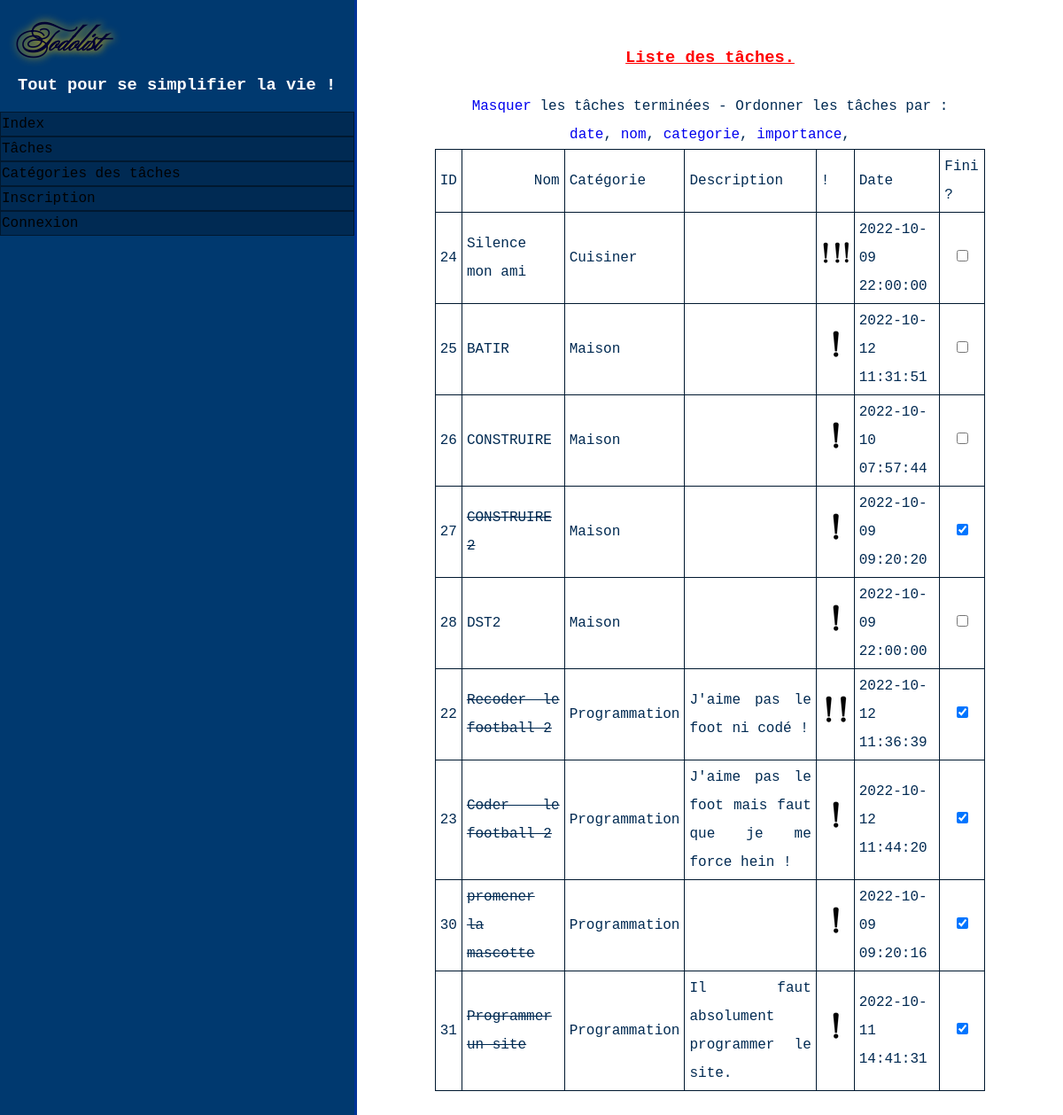
Page /?order_by=categorie on the committed database.
### tables this page shows
CREATE TABLE `taches` (
  `id` int(11) NOT NULL,
  `id_categorie` int(11) NOT NULL,
  `nom_tache` varchar(200) NOT NULL,
  `description` text NOT NULL,
  `date` timestamp NOT NULL DEFAULT current_timestamp() ON UPDATE current_timestamp(),
  `rappel` timestamp NULL DEFAULT NULL,
  `importance` tinyint(4) NOT NULL,
  `complete` tinyint(1) NOT NULL DEFAULT 0
);

CREATE TABLE `categories` (
  `id` int(11) NOT NULL,
  `categorie` varchar(100) NOT NULL
);

### includes/php/include_index.php (the view, shortened to what this page needs)
<?php
$where_complete = '';
function taches_date($pdo)
{
	$sql_exec = [];
	$where = '';
	$key_order = 'nom';
	if(isset($_GET['order_by']))
	{
		if(array_key_exists($_GET['order_by'], ORDER_ARRAY))
		{
			$key_order = $_GET['order_by'];
		}
	}
	$order_by = ORDER_ARRAY[$key_order];
	$sql_q = 'SELECT taches.*, DATE_FORMAT(taches.date,"%d/%m/%Y") AS `french_date`,'
	. ' categories.categorie FROM taches'
	. ' LEFT JOIN categories'
	. ' ON categories.id = taches.id_categorie'
	. ' ' . $where
	. ' GROUP BY taches.id '
	. ' ORDER BY ' . $order_by . ' ' . $_COOKIE['ASC'];
    $sth = $pdo->prepare($sql_q);
	$sth->execute($sql_exec);
	$taches = $sth->fetchAll();
    $desc_taches = '';
	foreach ($taches as $row) {
		$class_s = "";
		if($row['complete'] == 1)
		{
			$class_s = 'class="barrer"';
		}
		$desc_taches .= '<tr>' . PHP_EOL
		. '<td>' . $row['id'].'</td>' . PHP_EOL
		. '<td id="titre_tache' . $row['id'].'" ' . $class_s . '>' . htmlentities($row['nom_tache']).  '</td>'
		. PHP_EOL . '<td>' .htmlentities($row['categorie']) . '</td>' . PHP_EOL
		. '<td class="description">' . htmlentities($row['description']) . '</td>' . PHP_EOL
		. '<td class="importance">';
		for($i=1;$i<=3;$i++)
		{
			if(($i == 1 and !in_array($row['importance'], range(1,3))) or $i == $row['importance'])
			{
				$desc_taches .= '<img src="img/im' . str_repeat("p", $i) . '.png" alt="' . str_repeat('très', $i-1) . ' important"/>';
			}
		}
		$ck_termine = '';
		if($row['complete'] == 1)
			$ck_termine = 'checked';
		$desc_taches .= '</td>' . PHP_EOL
		. '<td>' . $row['date'] . '</td>' . PHP_EOL
		. '<td class="termine_tache"><input type="checkbox" id="termine'
		. strval($row['id']) . '" onclick="BarrerTexte(' . $row['id']. ')"'
		. $ck_termine . '/></td>' . PHP_EOL
		. '</tr>' . PHP_EOL ;
	}
    return $desc_taches;
}
?>

### www/css/design.css (style rules this page uses)
html, body { height: 100%; margin: 0; }
header { padding: 0; margin: 0; }
table, tr, td { border: 1px solid #00182F; color: #002A52; border-collapse: collapse; }
tr, td { padding: 3px 5px 3px 5px; }
a { text-decoration: none; }
.importance { text-align: center; margin: 2px 5px 2px 5px; }
.termine_tache { text-align: center; }
.barrer { text-decoration: line-through; }
.page { padding: 0; margin: 0; display: flex; flex-direction: row; min-height: 100%; }
.page > div.menu { background-color: #00396F; width: 400px; color: white; }
h1 { color: #000033; text-shadow: #FC0 1px 0 10px; font-family: 'balletregular', "Lucida Console", "Courier New", monospace; padding: 10px 20px 0px 20px; }
.menu h3 { color: white; font-family: 'martelheavy', "Lucida Console", "Courier New", monospace; padding: 0px 20px; }
#menu { width: 100%; overflow: auto; }
ul { margin: 0; padding: 0; white-space: nowrap; }
ul li { color: #4E759B; background-color: #002A53; margin: 0; padding: 0; width: calc(100%-7px); }
ul > li > a { font-family: 'martelheavy', "Lucida Console", "Courier New", monospace; color: #000204; background-color: #002A53; border: 1px solid #00182F; text-decoration: none; display: inline-block; box-sizing: border-box; width: 100%; margin: 0; padding: 4px 1px; }
.texte { width: calc(100%-5px); flex: 1; display: block; padding: 0px 5px; color: #002A53; border-left: 3px solid #003399; padding: 10px; background-color: #FFFFFF; text-align: justify; font-family: 'martelheavy', "Lucida Console", "Courier New", monospace; color: #000033; line-height: 2; }

### rows in the picture
taches: id "24", nom_tache "Silence mon ami", id_categorie.categorie "Cuisiner", date "2022-10-09 22:00:00"
taches: id "25", nom_tache "BATIR", id_categorie.categorie "Maison", date "2022-10-12 11:31:51"
taches: id "26", nom_tache "CONSTRUIRE", id_categorie.categorie "Maison", date "2022-10-10 07:57:44"
taches: id "27", nom_tache "CONSTRUIRE 2", id_categorie.categorie "Maison", date "2022-10-09 09:20:20"
taches: id "28", nom_tache "DST2", id_categorie.categorie "Maison", date "2022-10-09 22:00:00"
taches: id "22", nom_tache "Recoder le football 2", id_categorie.categorie "Programmation", description "J'aime pas le foot ni codé !", date "2022-10-12 11:36:39"
taches: id "23", nom_tache "Coder le football 2", id_categorie.categorie "Programmation", description "J'aime pas le foot mais faut que je me force hein !", date "2022-10-12 11:44:20"
taches: id "30", nom_tache "promener la mascotte", id_categorie.categorie "Programmation", date "2022-10-09 09:20:16"
taches: id "31", nom_tache "Programmer un site", id_categorie.categorie "Programmation", description "Il faut absolument programmer le site.", date "2022-10-11 14:41:31"

### other values in the picture
$str_complete "Masquer"
$cle "date"
$cle "nom"
$cle "categorie"
$cle "importance"
